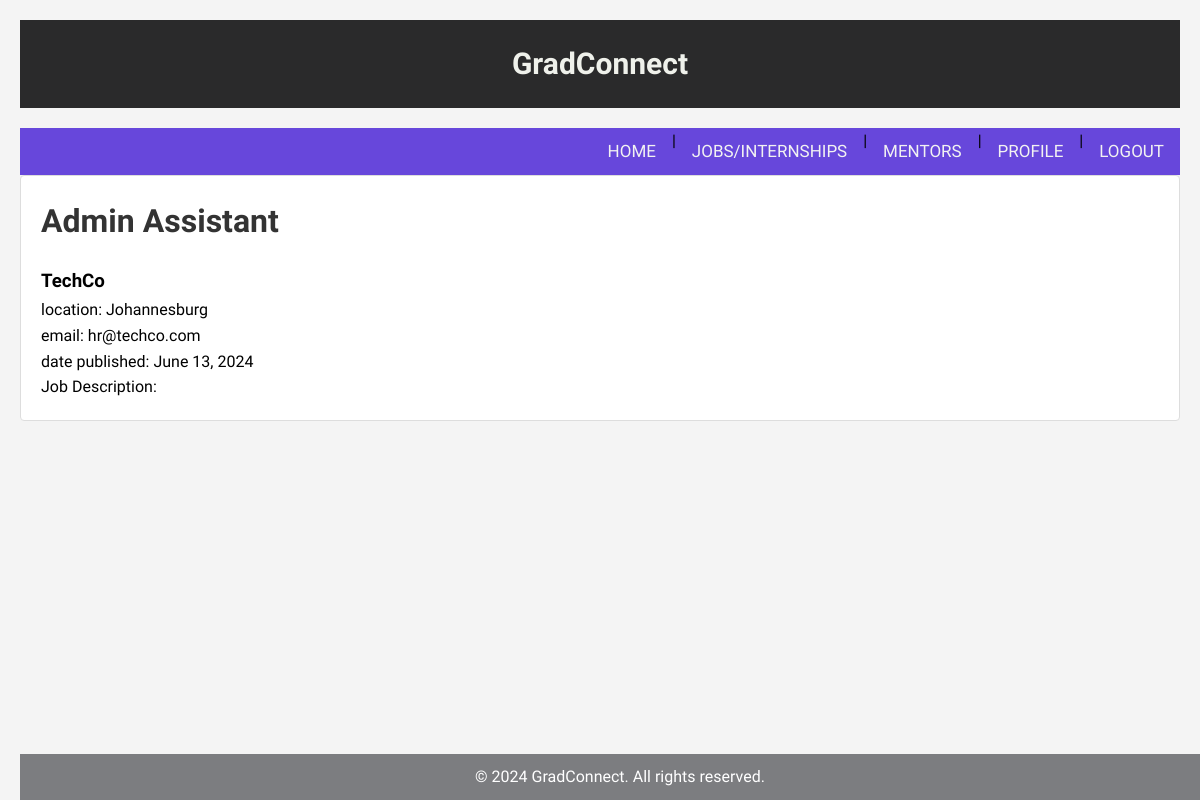
The app's page /members/details/1 with its own data.
### members/models.py (models this page shows)
class Member(models.Model):
    jobtitle = models.CharField(max_length=255)
    company = models.CharField(max_length=255)
    location = models.CharField(max_length=255, default="Unknown")
    email = models.EmailField(null=True)
    published_date = models.DateField(null=True)
    job_description = models.TextField(null=True, blank=True)

### members/views.py (the view)
# urls.py: path('members/details/<int:id>', views.details, name='details'),
def details(request, id):
    jobs = Member.objects.get(id=id)
    template = loader.get_template('details.html')
    context = {
        'jobs': jobs,
    }
    return HttpResponse(template.render(context, request))

### members/templates/details.html (shortened to what this page needs)
{% extends "master.html" %}
{% block content %}
<div class="mycard">
        <h1>{{ jobs.jobtitle }}</h1>
        <h3>{{ jobs.company }}</h3>
        <p>location: {{ jobs.location }}</p>
        <p>email: {{ jobs.email }}</p>
        <p>date published: {{ jobs.published_date}}</p>
        <p>Job Description: {{ job.jobdescription }}</p>
</div>
{% endblock %}

### mystaticfiles/mystyles.css (style rules this page uses)
* { margin: 0; padding: 0; box-sizing: border-box; }
body { font-family: 'Source Sans Pro', Arial, sans-serif; line-height: 1.6; background-color: #f4f4f4; padding: 20px; }
h1 { font-size: 2em; margin-bottom: 20px; color: #333; text-align: left }

### records on screen
Member: jobtitle "Admin Assistant", company "TechCo", location "Johannesburg", email "hr@techco.com", published_date "June 13, 2024"
